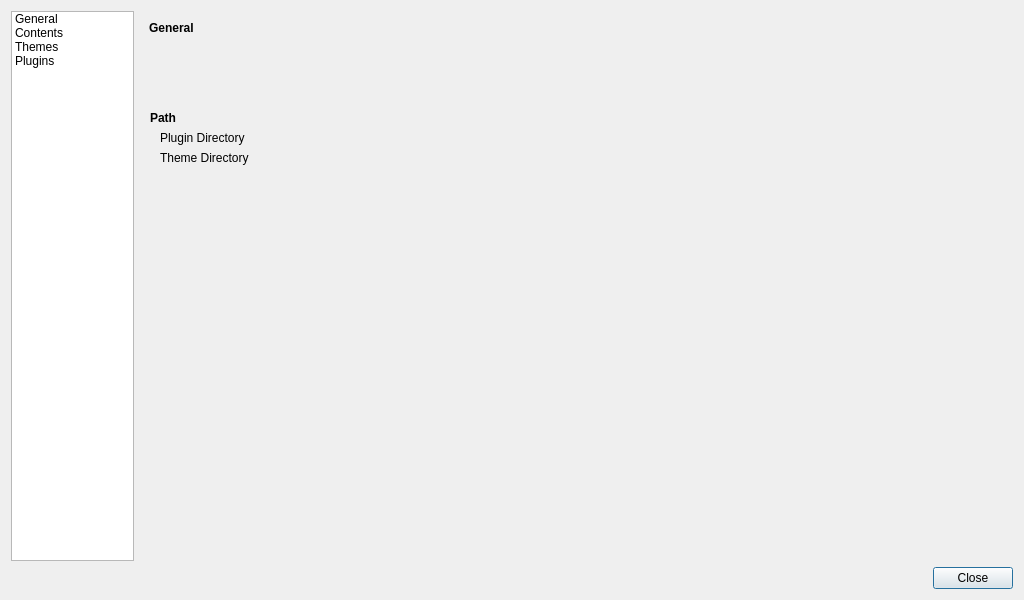
<?xml version="1.0" encoding="UTF-8"?>
<ui version="4.0">
 <class>ConfigDialog_template</class>
 <widget class="QDialog" name="ConfigDialog_template">
  <property name="geometry">
   <rect>
    <x>0</x>
    <y>0</y>
    <width>1024</width>
    <height>600</height>
   </rect>
  </property>
  <property name="minimumSize">
   <size>
    <width>1024</width>
    <height>600</height>
   </size>
  </property>
  <property name="windowTitle">
   <string>Configuration</string>
  </property>
  <layout class="QVBoxLayout" name="verticalLayout">
   <item>
    <layout class="QHBoxLayout" name="menuLayout" stretch="1,4">
     <item>
      <widget class="QListWidget" name="configMenu">
       <property name="maximumSize">
        <size>
         <width>123</width>
         <height>16777215</height>
        </size>
       </property>
       <property name="movement">
        <enum>QListView::Static</enum>
       </property>
       <property name="sortingEnabled">
        <bool>false</bool>
       </property>
       <item>
        <property name="text">
         <string>General</string>
        </property>
        <property name="icon">
         <iconset resource="resource.qrc">
          <normaloff>:/config_icons/general</normaloff>:/config_icons/general</iconset>
        </property>
       </item>
       <item>
        <property name="text">
         <string>Contents</string>
        </property>
        <property name="icon">
         <iconset resource="resource.qrc">
          <normaloff>:/config_icons/contents</normaloff>:/config_icons/contents</iconset>
        </property>
       </item>
       <item>
        <property name="text">
         <string>Themes</string>
        </property>
        <property name="icon">
         <iconset resource="resource.qrc">
          <normaloff>:/config_icons/themes</normaloff>:/config_icons/themes</iconset>
        </property>
       </item>
       <item>
        <property name="text">
         <string>Plugins</string>
        </property>
        <property name="icon">
         <iconset resource="resource.qrc">
          <normaloff>:/config_icons/plugins</normaloff>:/config_icons/plugins</iconset>
        </property>
       </item>
      </widget>
     </item>
     <item>
      <widget class="QStackedWidget" name="configPages">
       <widget class="QWidget" name="generalConfig">
        <widget class="QLabel" name="_generalLabel">
         <property name="geometry">
          <rect>
           <x>9</x>
           <y>9</y>
           <width>52</width>
           <height>16</height>
          </rect>
         </property>
         <property name="font">
          <font>
           <weight>75</weight>
           <bold>true</bold>
          </font>
         </property>
         <property name="text">
          <string>General</string>
         </property>
        </widget>
        <widget class="QLabel" name="_pathLabel">
         <property name="geometry">
          <rect>
           <x>10</x>
           <y>100</y>
           <width>31</width>
           <height>14</height>
          </rect>
         </property>
         <property name="font">
          <font>
           <weight>75</weight>
           <bold>true</bold>
          </font>
         </property>
         <property name="text">
          <string>Path</string>
         </property>
        </widget>
        <widget class="QLabel" name="_pluginPathLabel">
         <property name="geometry">
          <rect>
           <x>20</x>
           <y>120</y>
           <width>99</width>
           <height>14</height>
          </rect>
         </property>
         <property name="text">
          <string>Plugin Directory</string>
         </property>
        </widget>
        <widget class="QLabel" name="_themePathLabel">
         <property name="geometry">
          <rect>
           <x>20</x>
           <y>140</y>
           <width>103</width>
           <height>14</height>
          </rect>
         </property>
         <property name="text">
          <string>Theme Directory</string>
         </property>
        </widget>
       </widget>
       <widget class="QWidget" name="contentsConfig">
        <layout class="QVBoxLayout" name="verticalLayout_3">
         <item>
          <widget class="QLabel" name="contentsLabel">
           <property name="font">
            <font>
             <weight>75</weight>
             <bold>true</bold>
            </font>
           </property>
           <property name="text">
            <string>Contents</string>
           </property>
          </widget>
         </item>
         <item>
          <widget class="QCheckBox" name="displayThumbnailCheckbox">
           <property name="text">
            <string>Display picture thumbnails</string>
           </property>
          </widget>
         </item>
         <item>
          <widget class="QCheckBox" name="anchorCheckbox">
           <property name="toolTip">
            <string>&lt;html&gt;&lt;head/&gt;&lt;body&gt;&lt;p&gt;&lt;img src=&quot;:/config_icons/info&quot;/&gt;&lt;span style=&quot; font-weight:600;&quot;&gt;Notice&lt;/span&gt;&lt;/p&gt;&lt;p&gt;The anchor string is plugin-specific. For example, the anchor string is &amp;quot;&amp;gt;&amp;gt;&amp;quot; on 2ch_read plugin.&lt;/p&gt;&lt;/body&gt;&lt;/html&gt;</string>
           </property>
           <property name="text">
            <string>Show replies when &quot;anchor&quot; is used</string>
           </property>
          </widget>
         </item>
         <item>
          <spacer name="contentsSpacer">
           <property name="orientation">
            <enum>Qt::Vertical</enum>
           </property>
           <property name="sizeHint" stdset="0">
            <size>
             <width>20</width>
             <height>362</height>
            </size>
           </property>
          </spacer>
         </item>
        </layout>
       </widget>
       <widget class="QWidget" name="themeConfig">
        <layout class="QVBoxLayout" name="verticalLayout_5">
         <item>
          <widget class="QLabel" name="themesLabel">
           <property name="font">
            <font>
             <weight>75</weight>
             <bold>true</bold>
            </font>
           </property>
           <property name="text">
            <string>Themes</string>
           </property>
          </widget>
         </item>
         <item>
          <widget class="ui::ThemeScrollArea" name="_theme_list">
           <property name="widgetResizable">
            <bool>true</bool>
           </property>
           <widget class="QWidget" name="scrollAreaWidgetContents_2">
            <property name="geometry">
             <rect>
              <x>0</x>
              <y>0</y>
              <width>98</width>
              <height>28</height>
             </rect>
            </property>
           </widget>
          </widget>
         </item>
        </layout>
       </widget>
       <widget class="QWidget" name="pluginConfig">
        <layout class="QVBoxLayout" name="verticalLayout_6">
         <item>
          <widget class="QLabel" name="pluginsLabel">
           <property name="font">
            <font>
             <weight>75</weight>
             <bold>true</bold>
            </font>
           </property>
           <property name="text">
            <string>Plugins</string>
           </property>
          </widget>
         </item>
         <item>
          <widget class="ui::MultipleScrollArea" name="_plugin_list">
           <property name="frameShape">
            <enum>QFrame::StyledPanel</enum>
           </property>
           <property name="widgetResizable">
            <bool>true</bool>
           </property>
           <widget class="QWidget" name="scrollAreaWidgetContents">
            <property name="geometry">
             <rect>
              <x>0</x>
              <y>0</y>
              <width>98</width>
              <height>28</height>
             </rect>
            </property>
           </widget>
          </widget>
         </item>
        </layout>
       </widget>
      </widget>
     </item>
    </layout>
   </item>
   <item>
    <widget class="QDialogButtonBox" name="ConfirmButtonBox">
     <property name="orientation">
      <enum>Qt::Horizontal</enum>
     </property>
     <property name="standardButtons">
      <set>QDialogButtonBox::Close</set>
     </property>
     <property name="centerButtons">
      <bool>false</bool>
     </property>
    </widget>
   </item>
  </layout>
 </widget>
 <customwidgets>
  <customwidget>
   <class>ui::ThemeScrollArea</class>
   <extends>QScrollArea</extends>
   <header>theme_scroll_area.h</header>
   <container>1</container>
  </customwidget>
  <customwidget>
   <class>ui::MultipleScrollArea</class>
   <extends>QScrollArea</extends>
   <header>multiple_scroll_area.h</header>
   <container>1</container>
  </customwidget>
 </customwidgets>
 <tabstops>
  <tabstop>configMenu</tabstop>
  <tabstop>ConfirmButtonBox</tabstop>
  <tabstop>displayThumbnailCheckbox</tabstop>
  <tabstop>anchorCheckbox</tabstop>
 </tabstops>
 <resources>
  <include location="resource.qrc"/>
 </resources>
 <connections>
  <connection>
   <sender>ConfirmButtonBox</sender>
   <signal>accepted()</signal>
   <receiver>ConfigDialog_template</receiver>
   <slot>accept()</slot>
   <hints>
    <hint type="sourcelabel">
     <x>635</x>
     <y>475</y>
    </hint>
    <hint type="destinationlabel">
     <x>157</x>
     <y>274</y>
    </hint>
   </hints>
  </connection>
  <connection>
   <sender>ConfirmButtonBox</sender>
   <signal>rejected()</signal>
   <receiver>ConfigDialog_template</receiver>
   <slot>reject()</slot>
   <hints>
    <hint type="sourcelabel">
     <x>635</x>
     <y>475</y>
    </hint>
    <hint type="destinationlabel">
     <x>286</x>
     <y>274</y>
    </hint>
   </hints>
  </connection>
 </connections>
</ui>
